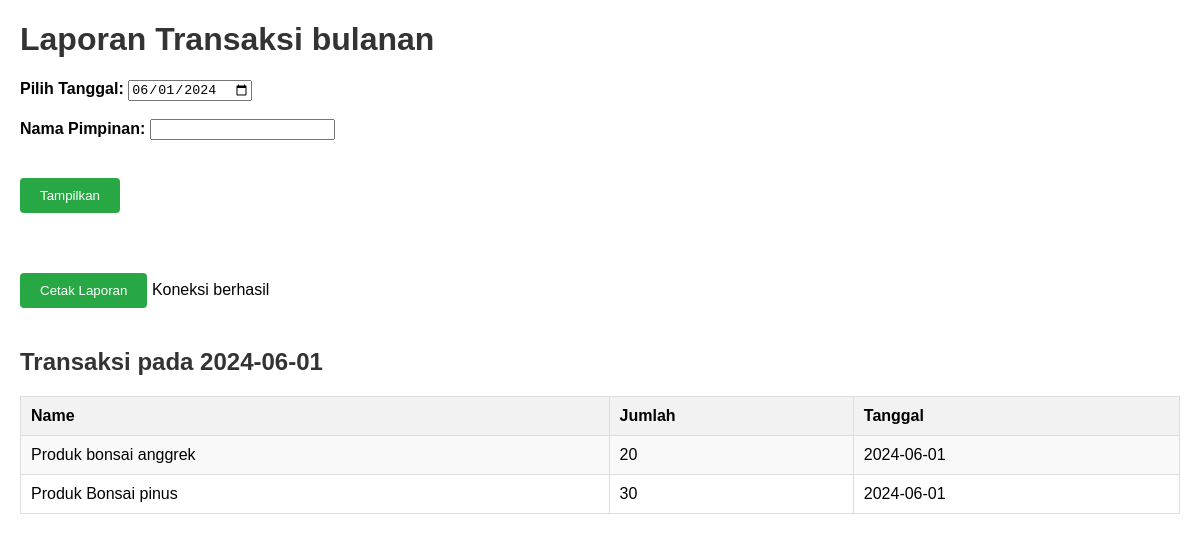
Page /laporan_bulanan.php?tanggal=2024-06-01 on the committed database.
### tables this page shows
CREATE TABLE `transaksi` (
  `id_transaksi` int(11) NOT NULL,
  `id_produk` int(11) NOT NULL,
  `harga` int(11) NOT NULL,
  `jumlah` int(11) NOT NULL,
  `tanggal` date NOT NULL
);

CREATE TABLE `produk` (
  `id_produk` int(11) NOT NULL,
  `nama_produk` varchar(255) NOT NULL,
  `stok_awal` int(11) NOT NULL,
  `stok_tersedia` int(11) NOT NULL
);

### laporan_bulanan.php (the view, shortened to what this page needs)
<!DOCTYPE html>
<html>
<head>
    <link rel="stylesheet" type="text/css" href="style.css">
</head>
<body>
<h1>Laporan Transaksi bulanan</h1>
<form method="get" id="form-input">
    <label for="tanggal">Pilih Tanggal:</label>
    <input type="date" id="tanggal" name="tanggal" value="<?php echo isset($_GET['tanggal']) ? $_GET['tanggal'] : date('Y-m-d'); ?>">
    <br><br>
    <label for="pimpinan">Nama Pimpinan:</label>
    <input type="text" id="pimpinan" name="pimpinan" value="<?php echo isset($_GET['pimpinan']) ? $_GET['pimpinan'] : ''; ?>">
    <br><br>
    <button type="submit">Tampilkan</button>
</form>
<button onclick="printReport()">Cetak Laporan</button>
<?php
include 'database.php';
$tanggal = isset($_GET['tanggal']) ? $_GET['tanggal'] : date('Y-m-d');
$sql = "SELECT p.nama_produk, t.jumlah, t.tanggal FROM transaksi t
        JOIN produk p ON t.id_produk = p.id_produk
        WHERE t.tanggal = '$tanggal'";
$result = $conn->query($sql);
echo "<h2>Transaksi pada $tanggal</h2>";
if ($result->num_rows > 0) {
    echo "<table><tr><th>Name</th><th>Jumlah</th><th>Tanggal</th></tr>";
    while($row = $result->fetch_assoc()) {
        echo "<tr><td>" . $row["nama_produk"]. "</td><td>" . $row["jumlah"]. "</td><td>" . $row["tanggal"]. "</td></tr>";
    }
    echo "</table>";
} else {
    echo "Tidak ada transaksi pada tanggal ini.";
}
?>
</body>
</html>

### style.css (style rules this page uses)
body { font-family: Arial, sans-serif; margin: 20px; }
h1, h2 { color: #333; }
form { margin-bottom: 20px; }
form label { font-weight: bold; }
button { margin: 20px 0; padding: 10px 20px; background-color: #28a745; color: white; border: none; border-radius: 4px; cursor: pointer; }
table { width: 100%; border-collapse: collapse; margin-bottom: 20px; }
table, th, td { border: 1px solid #ddd; }
th, td { padding: 10px; text-align: left; }
th { background-color: #f2f2f2; }
tr:nth-child(even) { background-color: #f9f9f9; }

### rows in the picture
transaksi: id_produk.nama_produk "Produk bonsai anggrek", jumlah "20", tanggal "2024-06-01"
transaksi: id_produk.nama_produk "Produk Bonsai pinus", jumlah "30", tanggal "2024-06-01"

### other values in the picture
$tanggal "2024-06-01"
